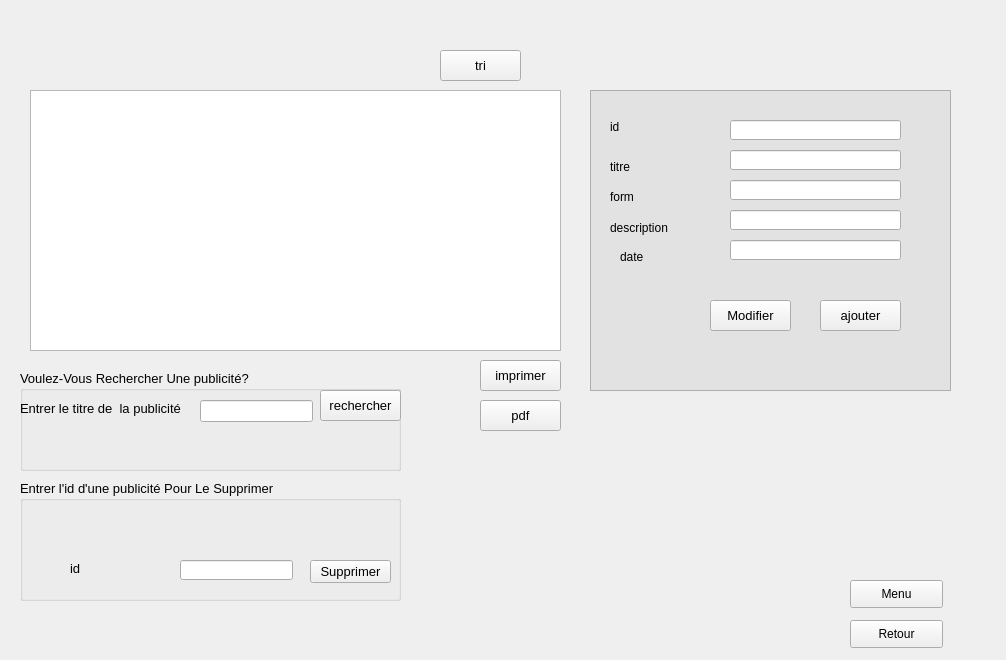
    <widget class="QWidget" name="page_8">
     <widget class="QTableView" name="tabpublicite">
      <property name="geometry">
       <rect>
        <x>30</x>
        <y>90</y>
        <width>531</width>
        <height>261</height>
       </rect>
      </property>
     </widget>
     <widget class="QPushButton" name="pb_tri_3">
      <property name="geometry">
       <rect>
        <x>440</x>
        <y>50</y>
        <width>81</width>
        <height>31</height>
       </rect>
      </property>
      <property name="font">
       <font>
        <family>MS Shell Dlg 2</family>
        <pointsize>10</pointsize>
        <weight>50</weight>
        <bold>false</bold>
        <underline>false</underline>
        <strikeout>false</strikeout>
       </font>
      </property>
      <property name="styleSheet">
       <string notr="true">QPushButton {

padding: 1px;

border-style: solid;

border: 2px solid gray;

border-radius: 8px;

background-color: rgb(170, 150, 123);

border:2px solid #000;

}

QPushButton {

     color: #fff !important;



text-decoration: none;

background: #ffb300;



border-radius: 5px;

display: inline-block;

border: none;

transition: all 0.4s ease 0s;

 }

 QPushButton:hover {

     background: #ffcc00;

	background-color: ;

letter-spacing: 1px;

-webkit-box-shadow: 0px 5px 40px -10px rgba(0,0,0,0.57);

-moz-box-shadow: 0px 5px 40px -10px rgba(0,0,0,0.57);

box-shadow: 5px 40px -10px rgba(0,0,0,0.57);

transition: all 0.4s ease 0s;

 }

Police:

MS Shell Dlg2 ,10</string>
      </property>
      <property name="text">
       <string>tri</string>
      </property>
     </widget>
     <widget class="QPushButton" name="pb_imprimer_2">
      <property name="geometry">
       <rect>
        <x>480</x>
        <y>360</y>
        <width>81</width>
        <height>31</height>
       </rect>
      </property>
      <property name="font">
       <font>
        <family>MS Shell Dlg 2</family>
        <pointsize>10</pointsize>
        <weight>50</weight>
        <bold>false</bold>
        <underline>false</underline>
        <strikeout>false</strikeout>
       </font>
      </property>
      <property name="styleSheet">
       <string notr="true">QPushButton {

padding: 1px;

border-style: solid;

border: 2px solid gray;

border-radius: 8px;

background-color: rgb(170, 150, 123);

border:2px solid #000;

}

QPushButton {

     color: #fff !important;



text-decoration: none;

background: #ffb300;



border-radius: 5px;

display: inline-block;

border: none;

transition: all 0.4s ease 0s;

 }

 QPushButton:hover {

     background: #ffcc00;

	background-color: ;

letter-spacing: 1px;

-webkit-box-shadow: 0px 5px 40px -10px rgba(0,0,0,0.57);

-moz-box-shadow: 0px 5px 40px -10px rgba(0,0,0,0.57);

box-shadow: 5px 40px -10px rgba(0,0,0,0.57);

transition: all 0.4s ease 0s;

 }

Police:

MS Shell Dlg2 ,10</string>
      </property>
      <property name="text">
       <string>imprimer</string>
      </property>
     </widget>
     <widget class="QPushButton" name="pb_pdf_2">
      <property name="geometry">
       <rect>
        <x>480</x>
        <y>400</y>
        <width>81</width>
        <height>31</height>
       </rect>
      </property>
      <property name="font">
       <font>
        <family>MS Shell Dlg 2</family>
        <pointsize>10</pointsize>
        <weight>50</weight>
        <bold>false</bold>
        <underline>false</underline>
        <strikeout>false</strikeout>
       </font>
      </property>
      <property name="styleSheet">
       <string notr="true">QPushButton {

padding: 1px;

border-style: solid;

border: 2px solid gray;

border-radius: 8px;

background-color: rgb(170, 150, 123);

border:2px solid #000;

}

QPushButton {

     color: #fff !important;



text-decoration: none;

background: #ffb300;



border-radius: 5px;

display: inline-block;

border: none;

transition: all 0.4s ease 0s;

 }

 QPushButton:hover {

     background: #ffcc00;

	background-color: ;

letter-spacing: 1px;

-webkit-box-shadow: 0px 5px 40px -10px rgba(0,0,0,0.57);

-moz-box-shadow: 0px 5px 40px -10px rgba(0,0,0,0.57);

box-shadow: 5px 40px -10px rgba(0,0,0,0.57);

transition: all 0.4s ease 0s;

 }

Police:

MS Shell Dlg2 ,10</string>
      </property>
      <property name="text">
       <string>pdf</string>
      </property>
     </widget>
     <widget class="QGroupBox" name="groupBox_2">
      <property name="geometry">
       <rect>
        <x>20</x>
        <y>370</y>
        <width>381</width>
        <height>101</height>
       </rect>
      </property>
      <property name="font">
       <font>
        <family>MS Shell Dlg 2</family>
        <pointsize>10</pointsize>
        <weight>50</weight>
        <bold>false</bold>
       </font>
      </property>
      <property name="title">
       <string>Voulez-Vous Rechercher Une publicité?</string>
      </property>
      <widget class="QLabel" name="label_10">
       <property name="geometry">
        <rect>
         <x>0</x>
         <y>30</y>
         <width>211</width>
         <height>16</height>
        </rect>
       </property>
       <property name="font">
        <font>
         <family>MS Shell Dlg 2</family>
         <pointsize>10</pointsize>
         <weight>50</weight>
         <bold>false</bold>
        </font>
       </property>
       <property name="text">
        <string>Entrer le titre de  la publicité</string>
       </property>
      </widget>
      <widget class="QLineEdit" name="lineEditrech_3">
       <property name="geometry">
        <rect>
         <x>180</x>
         <y>30</y>
         <width>113</width>
         <height>22</height>
        </rect>
       </property>
      </widget>
      <widget class="QPushButton" name="pb_rechercher_3">
       <property name="geometry">
        <rect>
         <x>300</x>
         <y>20</y>
         <width>81</width>
         <height>31</height>
        </rect>
       </property>
       <property name="font">
        <font>
         <family>MS Shell Dlg 2</family>
         <pointsize>10</pointsize>
         <weight>50</weight>
         <bold>false</bold>
         <underline>false</underline>
         <strikeout>false</strikeout>
        </font>
       </property>
       <property name="styleSheet">
        <string notr="true">QPushButton {

padding: 1px;

border-style: solid;

border: 2px solid gray;

border-radius: 8px;

background-color: rgb(170, 150, 123);

border:2px solid #000;

}

QPushButton {

     color: #fff !important;



text-decoration: none;

background: #ffb300;



border-radius: 5px;

display: inline-block;

border: none;

transition: all 0.4s ease 0s;

 }

 QPushButton:hover {

     background: #ffcc00;

	background-color: ;

letter-spacing: 1px;

-webkit-box-shadow: 0px 5px 40px -10px rgba(0,0,0,0.57);

-moz-box-shadow: 0px 5px 40px -10px rgba(0,0,0,0.57);

box-shadow: 5px 40px -10px rgba(0,0,0,0.57);

transition: all 0.4s ease 0s;

 }

Police:

MS Shell Dlg2 ,10</string>
       </property>
       <property name="text">
        <string>rechercher</string>
       </property>
      </widget>
      <widget class="QLabel" name="label_40">
       <property name="geometry">
        <rect>
         <x>320</x>
         <y>60</y>
         <width>47</width>
         <height>31</height>
        </rect>
       </property>
       <property name="styleSheet">
        <string notr="true">image:url(:/Downloads/find2.png)</string>
       </property>
       <property name="text">
        <string/>
       </property>
      </widget>
     </widget>
     <widget class="QGroupBox" name="groupBox_6">
      <property name="geometry">
       <rect>
        <x>20</x>
        <y>480</y>
        <width>381</width>
        <height>121</height>
       </rect>
      </property>
      <property name="font">
       <font>
        <family>MS Shell Dlg 2</family>
        <pointsize>10</pointsize>
        <weight>50</weight>
        <bold>false</bold>
       </font>
      </property>
      <property name="title">
       <string>Entrer l'id d'une publicité Pour Le Supprimer</string>
      </property>
      <widget class="QPushButton" name="pb_supprimer_2">
       <property name="geometry">
        <rect>
         <x>290</x>
         <y>80</y>
         <width>81</width>
         <height>23</height>
        </rect>
       </property>
       <property name="font">
        <font>
         <family>MS Shell Dlg 2</family>
         <pointsize>10</pointsize>
         <weight>50</weight>
         <bold>false</bold>
         <underline>false</underline>
         <strikeout>false</strikeout>
        </font>
       </property>
       <property name="styleSheet">
        <string notr="true">QPushButton {

padding: 1px;

border-style: solid;

border: 2px solid gray;

border-radius: 8px;

background-color: rgb(170, 150, 123);

border:2px solid #000;

}

QPushButton {

     color: #fff !important;



text-decoration: none;

background: #ffb300;



border-radius: 5px;

display: inline-block;

border: none;

transition: all 0.4s ease 0s;

 }

 QPushButton:hover {

     background: #ffcc00;

	background-color: ;

letter-spacing: 1px;

-webkit-box-shadow: 0px 5px 40px -10px rgba(0,0,0,0.57);

-moz-box-shadow: 0px 5px 40px -10px rgba(0,0,0,0.57);

box-shadow: 5px 40px -10px rgba(0,0,0,0.57);

transition: all 0.4s ease 0s;

 }

Police:

MS Shell Dlg2 ,10</string>
       </property>
       <property name="text">
        <string>Supprimer</string>
       </property>
      </widget>
      <widget class="QLineEdit" name="lineEdit_ids">
       <property name="geometry">
        <rect>
         <x>160</x>
         <y>80</y>
         <width>113</width>
         <height>20</height>
        </rect>
       </property>
      </widget>
      <widget class="QLabel" name="label_11">
       <property name="geometry">
        <rect>
         <x>50</x>
         <y>80</y>
         <width>91</width>
         <height>16</height>
        </rect>
       </property>
       <property name="font">
        <font>
         <family>MS Shell Dlg 2</family>
         <pointsize>10</pointsize>
         <weight>50</weight>
         <bold>false</bold>
        </font>
       </property>
       <property name="text">
        <string>id</string>
       </property>
      </widget>
      <widget class="QLabel" name="label_41">
       <property name="geometry">
        <rect>
         <x>310</x>
         <y>40</y>
         <width>47</width>
         <height>41</height>
        </rect>
       </property>
       <property name="styleSheet">
        <string notr="true">image:url(:/Downloads/delete2.png)</string>
       </property>
       <property name="text">
        <string/>
       </property>
      </widget>
     </widget>
     <widget class="QLineEdit" name="lineEdit_id">
      <property name="geometry">
       <rect>
        <x>730</x>
        <y>120</y>
        <width>171</width>
        <height>20</height>
       </rect>
      </property>
     </widget>
     <widget class="QLineEdit" name="lineEdit_titr">
      <property name="geometry">
       <rect>
        <x>730</x>
        <y>150</y>
        <width>171</width>
        <height>20</height>
       </rect>
      </property>
     </widget>
     <widget class="QLineEdit" name="lineEdit_form">
      <property name="geometry">
       <rect>
        <x>730</x>
        <y>180</y>
        <width>171</width>
        <height>20</height>
       </rect>
      </property>
     </widget>
     <widget class="QLineEdit" name="lineEdit_descr">
      <property name="geometry">
       <rect>
        <x>730</x>
        <y>210</y>
        <width>171</width>
        <height>20</height>
       </rect>
      </property>
     </widget>
     <widget class="QLineEdit" name="lineEdit_date">
      <property name="geometry">
       <rect>
        <x>730</x>
        <y>240</y>
        <width>171</width>
        <height>20</height>
       </rect>
      </property>
     </widget>
     <widget class="QLabel" name="label_12">
      <property name="geometry">
       <rect>
        <x>610</x>
        <y>120</y>
        <width>47</width>
        <height>13</height>
       </rect>
      </property>
      <property name="text">
       <string>id</string>
      </property>
     </widget>
     <widget class="QLabel" name="label_13">
      <property name="geometry">
       <rect>
        <x>610</x>
        <y>160</y>
        <width>47</width>
        <height>13</height>
       </rect>
      </property>
      <property name="text">
       <string>titre</string>
      </property>
     </widget>
     <widget class="QLabel" name="label_14">
      <property name="geometry">
       <rect>
        <x>610</x>
        <y>190</y>
        <width>47</width>
        <height>13</height>
       </rect>
      </property>
      <property name="text">
       <string>form</string>
      </property>
     </widget>
     <widget class="QLabel" name="label_15">
      <property name="geometry">
       <rect>
        <x>620</x>
        <y>250</y>
        <width>47</width>
        <height>13</height>
       </rect>
      </property>
      <property name="text">
       <string>date</string>
      </property>
     </widget>
     <widget class="QLabel" name="label_16">
      <property name="geometry">
       <rect>
        <x>610</x>
        <y>220</y>
        <width>61</width>
        <height>16</height>
       </rect>
      </property>
      <property name="text">
       <string>description</string>
      </property>
     </widget>
     <widget class="QPushButton" name="pb_modifier_3">
      <property name="geometry">
       <rect>
        <x>710</x>
        <y>300</y>
        <width>81</width>
        <height>31</height>
       </rect>
      </property>
      <property name="font">
       <font>
        <family>MS Shell Dlg 2</family>
        <pointsize>10</pointsize>
        <weight>50</weight>
        <bold>false</bold>
        <underline>false</underline>
        <strikeout>false</strikeout>
       </font>
      </property>
      <property name="styleSheet">
       <string notr="true">QPushButton {

padding: 1px;

border-style: solid;

border: 2px solid gray;

border-radius: 8px;

background-color: rgb(170, 150, 123);

border:2px solid #000;

}

QPushButton {

     color: #fff !important;



text-decoration: none;

background: #ffb300;



border-radius: 5px;

display: inline-block;

border: none;

transition: all 0.4s ease 0s;

 }

 QPushButton:hover {

     background: #ffcc00;

	background-color: ;

letter-spacing: 1px;

-webkit-box-shadow: 0px 5px 40px -10px rgba(0,0,0,0.57);

-moz-box-shadow: 0px 5px 40px -10px rgba(0,0,0,0.57);

box-shadow: 5px 40px -10px rgba(0,0,0,0.57);

transition: all 0.4s ease 0s;

 }

Police:

MS Shell Dlg2 ,10</string>
      </property>
      <property name="text">
       <string>Modifier</string>
      </property>
     </widget>
     <widget class="QPushButton" name="pb_ajouter_3">
      <property name="geometry">
       <rect>
        <x>820</x>
        <y>300</y>
        <width>81</width>
        <height>31</height>
       </rect>
      </property>
      <property name="font">
       <font>
        <family>MS Shell Dlg 2</family>
        <pointsize>10</pointsize>
        <weight>50</weight>
        <bold>false</bold>
        <underline>false</underline>
        <strikeout>false</strikeout>
       </font>
      </property>
      <property name="styleSheet">
       <string notr="true">QPushButton {

padding: 1px;

border-style: solid;

border: 2px solid gray;

border-radius: 8px;

background-color: rgb(170, 150, 123);

border:2px solid #000;

}

QPushButton {

     color: #fff !important;



text-decoration: none;

background: #ffb300;



border-radius: 5px;

display: inline-block;

border: none;

transition: all 0.4s ease 0s;

 }

 QPushButton:hover {

     background: #ffcc00;

	background-color: ;

letter-spacing: 1px;

-webkit-box-shadow: 0px 5px 40px -10px rgba(0,0,0,0.57);

-moz-box-shadow: 0px 5px 40px -10px rgba(0,0,0,0.57);

box-shadow: 5px 40px -10px rgba(0,0,0,0.57);

transition: all 0.4s ease 0s;

 }

Police:

MS Shell Dlg2 ,10</string>
      </property>
      <property name="text">
       <string>ajouter</string>
      </property>
     </widget>
     <widget class="QPushButton" name="menu_2">
      <property name="geometry">
       <rect>
        <x>850</x>
        <y>580</y>
        <width>93</width>
        <height>28</height>
       </rect>
      </property>
      <property name="styleSheet">
       <string notr="true">QPushButton {

padding: 1px;

border-style: solid;

border: 2px solid gray;

border-radius: 8px;

background-color: rgb(170, 150, 123);

border:2px solid #000;

}

QPushButton {

     color: #fff !important;



text-decoration: none;

background: #ffb300;



border-radius: 5px;

display: inline-block;

border: none;

transition: all 0.4s ease 0s;

 }

 QPushButton:hover {

     background: #ffcc00;

	background-color: ;

letter-spacing: 1px;

-webkit-box-shadow: 0px 5px 40px -10px rgba(0,0,0,0.57);

-moz-box-shadow: 0px 5px 40px -10px rgba(0,0,0,0.57);

box-shadow: 5px 40px -10px rgba(0,0,0,0.57);

transition: all 0.4s ease 0s;

 }

Police:

MS Shell Dlg2 ,10</string>
      </property>
      <property name="text">
       <string>Menu</string>
      </property>
     </widget>
     <widget class="QPushButton" name="pushButton_14">
      <property name="geometry">
       <rect>
        <x>850</x>
        <y>620</y>
        <width>93</width>
        <height>28</height>
       </rect>
      </property>
      <property name="styleSheet">
       <string notr="true">QPushButton {

padding: 1px;

border-style: solid;

border: 2px solid gray;

border-radius: 8px;

background-color: rgb(170, 150, 123);

border:2px solid #000;

}

QPushButton {

     color: #fff !important;



text-decoration: none;

background: #ffb300;



border-radius: 5px;

display: inline-block;

border: none;

transition: all 0.4s ease 0s;

 }

 QPushButton:hover {

     background: #ffcc00;

	background-color: ;

letter-spacing: 1px;

-webkit-box-shadow: 0px 5px 40px -10px rgba(0,0,0,0.57);

-moz-box-shadow: 0px 5px 40px -10px rgba(0,0,0,0.57);

box-shadow: 5px 40px -10px rgba(0,0,0,0.57);

transition: all 0.4s ease 0s;

 }

Police:

MS Shell Dlg2 ,10</string>
      </property>
      <property name="text">
       <string>Retour</string>
      </property>
     </widget>
     <widget class="QLabel" name="label_38">
      <property name="geometry">
       <rect>
        <x>730</x>
        <y>340</y>
        <width>47</width>
        <height>31</height>
       </rect>
      </property>
      <property name="styleSheet">
       <string notr="true">image:url(:/Downloads/update2.png)</string>
      </property>
      <property name="text">
       <string/>
      </property>
     </widget>
     <widget class="QLabel" name="label_39">
      <property name="geometry">
       <rect>
        <x>840</x>
        <y>340</y>
        <width>47</width>
        <height>31</height>
       </rect>
      </property>
      <property name="styleSheet">
       <string notr="true">image:url(:/Downloads/add2.png)</string>
      </property>
      <property name="text">
       <string/>
      </property>
     </widget>
     <widget class="QLabel" name="label_83">
      <property name="geometry">
       <rect>
        <x>950</x>
        <y>620</y>
        <width>47</width>
        <height>31</height>
       </rect>
      </property>
      <property name="styleSheet">
       <string notr="true">image:url(:/Downloads/return2.png)</string>
      </property>
      <property name="text">
       <string/>
      </property>
     </widget>
     <widget class="QLabel" name="label_84">
      <property name="geometry">
       <rect>
        <x>950</x>
        <y>580</y>
        <width>47</width>
        <height>31</height>
       </rect>
      </property>
      <property name="styleSheet">
       <string notr="true">image:url(:/Downloads/menu2.png)</string>
      </property>
      <property name="text">
       <string/>
      </property>
     </widget>
     <widget class="QListWidget" name="listWidget_3">
      <property name="geometry">
       <rect>
        <x>590</x>
        <y>90</y>
        <width>361</width>
        <height>301</height>
       </rect>
      </property>
      <property name="styleSheet">
       <string notr="true">background:#e2e2e2</string>
      </property>
     </widget>
     <zorder>listWidget_3</zorder>
     <zorder>tabpublicite</zorder>
     <zorder>pb_tri_3</zorder>
     <zorder>pb_imprimer_2</zorder>
     <zorder>pb_pdf_2</zorder>
     <zorder>groupBox_2</zorder>
     <zorder>groupBox_6</zorder>
     <zorder>lineEdit_id</zorder>
     <zorder>lineEdit_titr</zorder>
     <zorder>lineEdit_form</zorder>
     <zorder>lineEdit_descr</zorder>
     <zorder>lineEdit_date</zorder>
     <zorder>label_12</zorder>
     <zorder>label_13</zorder>
     <zorder>label_14</zorder>
     <zorder>label_15</zorder>
     <zorder>label_16</zorder>
     <zorder>pb_modifier_3</zorder>
     <zorder>pb_ajouter_3</zorder>
     <zorder>menu_2</zorder>
     <zorder>pushButton_14</zorder>
     <zorder>label_38</zorder>
     <zorder>label_39</zorder>
     <zorder>label_83</zorder>
     <zorder>label_84</zorder>
    </widget>
